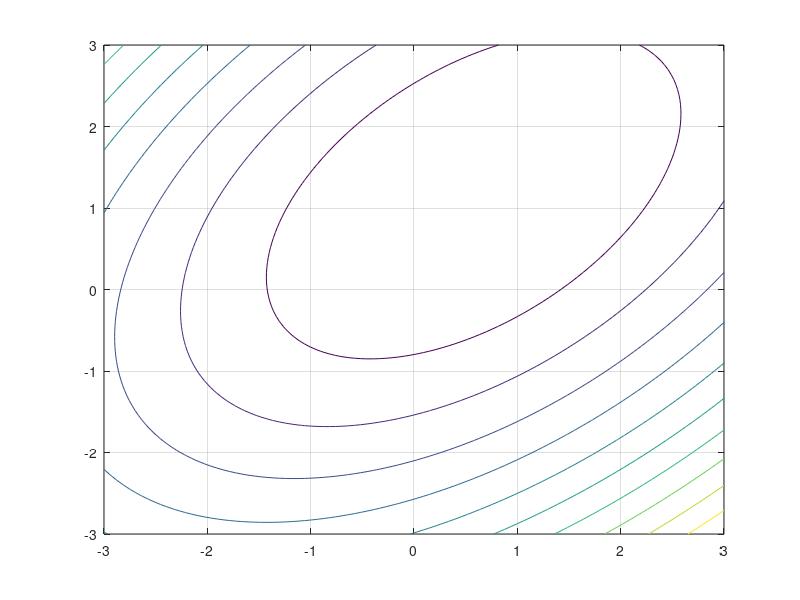

MATLAB code to generate this figure:
clc;

R = [0.72 -0.36; -0.36 0.72]
A = 2*R
[l,u] = eig(A)
R_1 = inv(R)
h = [0; 0.6235]

min = R_1 * h

x1 = linspace(-3,3);
x2 = x1';

f = 0.72 * (x1.^2 + x2.^2 - x1 .* x2) - 1.24706 * x2 + 0.0205;
contour(x1,x2,f)
grid on

